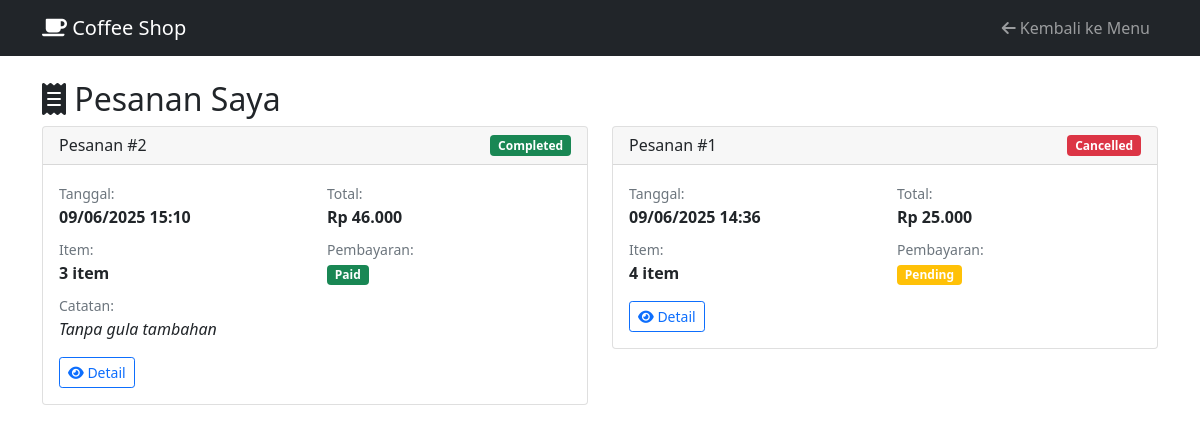
The page /coffeeshop-system/orders.php (signed in) on the database its author committed.
### tables this page shows
CREATE TABLE `orders` (
  `id` int NOT NULL,
  `user_id` int NOT NULL,
  `total_amount` decimal(10,2) NOT NULL,
  `status` enum('pending','confirmed','preparing','ready','completed','cancelled') DEFAULT 'pending',
  `payment_status` enum('pending','paid','failed') DEFAULT 'pending',
  `payment_method` enum('cash','transfer','ewallet') DEFAULT 'cash',
  `notes` text,
  `created_at` timestamp NULL DEFAULT CURRENT_TIMESTAMP,
  `updated_at` timestamp NULL DEFAULT CURRENT_TIMESTAMP ON UPDATE CURRENT_TIMESTAMP
);

### coffeeshop-system/orders.php (the view, shortened to what this page needs)
<?php
$database = new Database();
$db = $database->getConnection();
$query = "SELECT o.*, COUNT(oi.id) as item_count
          FROM orders o
          LEFT JOIN order_items oi ON o.id = oi.order_id
          WHERE o.user_id = ?
          GROUP BY o.id
          ORDER BY o.created_at DESC";
$stmt = $db->prepare($query);
$stmt->bindParam(1, $_SESSION['user_id']);
$stmt->execute();
$orders = $stmt->fetchAll(PDO::FETCH_ASSOC);
?>
<!DOCTYPE html>
<html lang="id">
<head>
    <link href="https://cdn.jsdelivr.net/npm/bootstrap@5.1.3/dist/css/bootstrap.min.css" rel="stylesheet">
    <link href="https://cdnjs.cloudflare.com/ajax/libs/font-awesome/6.0.0/css/all.min.css" rel="stylesheet">
</head>
<body>
    <nav class="navbar navbar-expand-lg navbar-dark bg-dark">
        <div class="container">
            <a class="navbar-brand" href="index.php">
                <i class="fas fa-coffee"></i> Coffee Shop
            </a>
            <div class="navbar-nav ms-auto">
                <a class="nav-link" href="index.php">
                    <i class="fas fa-arrow-left"></i> Kembali ke Menu
                </a>
            </div>
        </div>
    </nav>
    <div class="container mt-4">
        <h2><i class="fas fa-receipt"></i> Pesanan Saya</h2>
        <?php if (empty($orders)): ?>
            <div class="text-center py-5">
                <i class="fas fa-receipt fa-3x text-muted"></i>
                <h4 class="mt-3 text-muted">Belum Ada Pesanan</h4>
                <p class="text-muted">Anda belum pernah melakukan pesanan</p>
                <a href="index.php" class="btn btn-primary">Lihat Menu</a>
            </div>
        <?php else: ?>
            <div class="row">
                <?php foreach ($orders as $order): ?>
                    <div class="col-md-6 mb-4">
                        <div class="card">
                            <div class="card-header d-flex justify-content-between align-items-center">
                                <h6 class="mb-0">Pesanan #<?php echo $order['id']; ?></h6>
                                <span class="badge bg-<?php
                                    echo match($order['status']) {
                                        'pending' => 'warning',
                                        'confirmed' => 'info',
                                        'preparing' => 'primary',
                                        'ready' => 'success',
                                        'completed' => 'success',
                                        'cancelled' => 'danger',
                                        default => 'secondary'
                                    };
                                ?>"><?php echo ucfirst($order['status']); ?></span>
                            </div>
                            <div class="card-body">
                                <div class="row">
                                    <div class="col-6">
                                        <small class="text-muted">Tanggal:</small><br>
                                        <strong><?php echo date('d/m/Y H:i', strtotime($order['created_at'])); ?></strong>
                                    </div>
                                    <div class="col-6">
                                        <small class="text-muted">Total:</small><br>
                                        <strong>Rp <?php echo number_format($order['total_amount'], 0, ',', '.'); ?></strong>
                                    </div>
                                </div>
                                <div class="row mt-2">
                                    <div class="col-6">
                                        <small class="text-muted">Item:</small><br>
                                        <strong><?php echo $order['item_count']; ?> item</strong>
                                    </div>
                                    <div class="col-6">
                                        <small class="text-muted">Pembayaran:</small><br>
                                        <span class="badge bg-<?php
                                            echo match($order['payment_status']) {
                                                'paid' => 'success',
                                                'pending' => 'warning',
                                                'failed' => 'danger',
                                                default => 'secondary'
                                            };
                                        ?>"><?php echo ucfirst($order['payment_status']); ?></span>
                                    </div>
                                </div>
                                <?php if ($order['notes']): ?>
                                    <div class="mt-2">
                                        <small class="text-muted">Catatan:</small><br>
                                        <em><?php echo htmlspecialchars($order['notes']); ?></em>
                                    </div>
                                <?php endif; ?>
                                <div class="mt-3">
                                    <button class="btn btn-sm btn-outline-primary" onclick="viewOrderDetail(<?php echo $order['id']; ?>)">
                                        <i class="fas fa-eye"></i> Detail
                                    </button>
                                </div>
                            </div>
                        </div>
                    </div>
                <?php endforeach; ?>
            </div>
        <?php endif; ?>
    </div>
</body>
</html>

### rows shown on the page
orders: id "2", status "Completed", created_at "09/06/2025 15:10", total_amount "46.000", item_count "3", payment_status "Paid", notes "Tanpa gula tambahan"
orders: id "1", status "Cancelled", created_at "09/06/2025 14:36", total_amount "25.000", item_count "4", payment_status "Pending"
